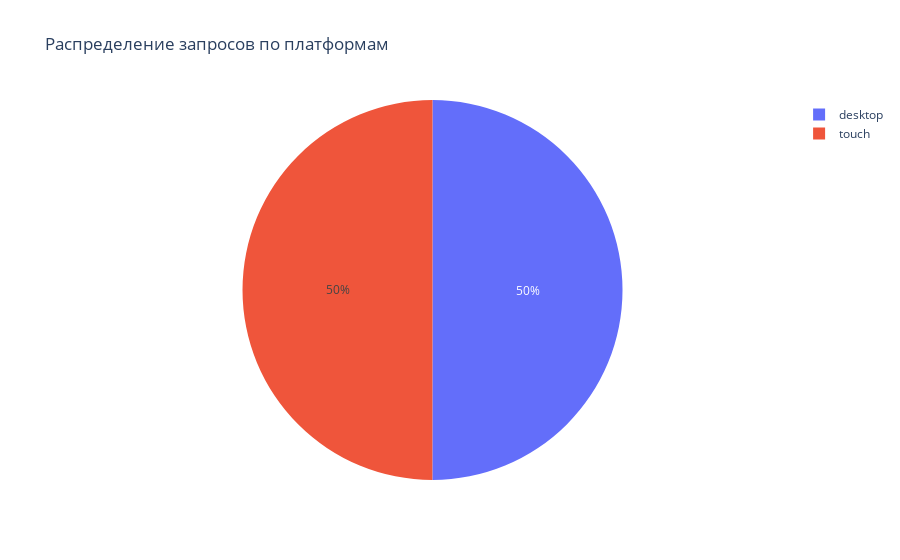

The notebook cell saved with this chart:
### Code cell
print("🎲 ГЕНЕРАЦИЯ ТЕСТОВЫХ ДАННЫХ (простая версия)")

n_samples = 100_000
np.random.seed(42)

# Базовые категории и их веса
categories = {
    'работа': 0.15,
    'игры': 0.20, 
    'развлечения': 0.15,
    'новости': 0.10,
    'техника': 0.08,
    'животные': 0.07,
    'еда': 0.06,
    'спорт': 0.05,
    'образование': 0.07,
    'путешествия': 0.07
}

# Генерация данных
data = []
base_time = int(datetime(2023, 10, 1).timestamp())

for i in range(n_samples):
    # Платформа (50/50 распределение)
    platform = 'desktop' if np.random.random() < 0.5 else 'touch'
    
    # Время с паттернами
    hour = i % 24
    
    # Выбор категории с учетом платформы и времени
    if platform == 'desktop' and 9 <= hour <= 17:
        # Desktop в рабочее время - больше рабочих запросов
        cat_weights = list(categories.values())
        cat_weights[0] *= 2  # увеличиваем вес "работы"
        cat_weights[1] *= 0.5  # уменьшаем вес "игр"
        cat_weights = [w/sum(cat_weights) for w in cat_weights]
    elif platform == 'touch' and 18 <= hour <= 23:
        # Mobile вечером - больше развлечений
        cat_weights = list(categories.values())
        cat_weights[1] *= 1.5  # увеличиваем вес "игр"
        cat_weights[2] *= 1.5  # увеличиваем вес "развлечений"
        cat_weights[0] *= 0.3  # уменьшаем вес "работы"
        cat_weights = [w/sum(cat_weights) for w in cat_weights]
    else:
        cat_weights = list(categories.values())
    
    # Выбираем категорию
    category = np.random.choice(list(categories.keys()), p=cat_weights)
    
    # Создаем запрос на основе категории
    variations = {
        'работа': [f'работа удаленно {i%100}', f'офис программы {i%50}', 
                   f'проект менеджмент {i%20}', 'дедлайн срочно'],
        'игры': [f'игры мобильные {i%100}', f'гейминг {i%50}', 
                 f'топ игр {2023-i%5}', 'киберспорт трансляции'],
        'развлечения': [f'фильмы {i%100}', f'сериалы онлайн {i%50}',
                       f'музыка {2023-i%3}', 'ютуб каналы топ'],
        'новости': [f'новости {i%100}', 'политика сегодня', 
                   'экономика новости', 'технологии события'],
        'техника': [f'телефон новый {i%100}', f'ноутбук {i%50}',
                   'гаджеты обзор', 'техника характеристики'],
        'животные': [f'котики {i%100}', 'милые животные видео',
                    'питомцы уход', 'собаки породы'],
        'еда': [f'рецепты {i%100}', 'быстрая еда рецепты',
               'здоровое питание', 'кулинария советы'],
        'спорт': [f'футбол {i%100}', 'спорт новости сегодня',
                 'тренировки дома', 'спорт трансляции'],
        'образование': [f'курсы онлайн {i%100}', 'программирование обучение',
                       'языки изучение', 'навыки работы'],
        'путешествия': [f'путешествия {i%100}', 'билеты дешевые',
                       'отели бронирование', 'туризм советы']
    }
    
    query = np.random.choice(variations[category])
    
    # Timestamp
    ts = base_time + (i // 1000) * 3600 + hour * 3600 + np.random.randint(0, 3600)
    
    data.append({
        'query': query,
        'platform': platform,
        'category': category,
        'ts': ts,
        'hour': hour
    })

# Создаем Polars DataFrame
df_polars = pl.DataFrame(data)

print(f"✅ Сгенерировано {df_polars.shape[0]:,} записей")
print("\n📊 СТАТИСТИКА ДАННЫХ:")
print(df_polars.describe())

# Быстрая визуализация распределения
platform_dist = df_polars.group_by('platform').agg(pl.count()).sort('platform')
fig = px.pie(platform_dist.to_pandas(), values='count', names='platform',
             title='Распределение запросов по платформам')
fig.show()

### Figure 1 — Plotly figure (JSON) as saved in the notebook; plotly's stock layout.template omitted (floating-point values rounded to 4 significant figures)
{"data": [{"domain": {"x": [0, 1], "y": [0, 1]}, "hovertemplate": "platform=%{label}<br>count=%{value}<extra></extra>", "labels": ["desktop", "touch"], "legendgroup": "", "name": "", "showlegend": true, "type": "pie", "values": [50009, 49991]}], "layout": {"legend": {"tracegroupgap": 0}, "title": {"text": "Распределение запросов по платформам"}}}
